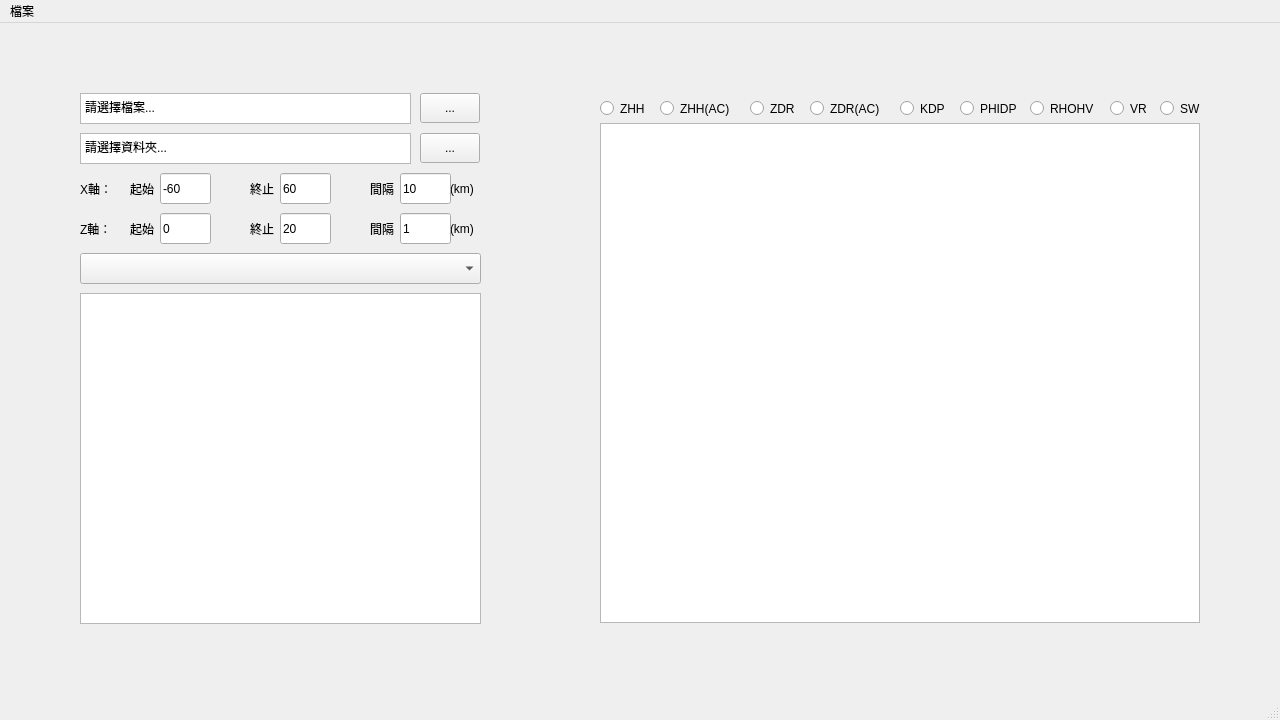
<?xml version="1.0" encoding="UTF-8"?>
<ui version="4.0">
 <class>MainWindow</class>
 <widget class="QMainWindow" name="MainWindow">
  <property name="geometry">
   <rect>
    <x>0</x>
    <y>0</y>
    <width>1280</width>
    <height>720</height>
   </rect>
  </property>
  <property name="windowTitle">
   <string>MainWindow</string>
  </property>
  <widget class="QWidget" name="centralwidget">
   <widget class="QFrame" name="frame">
    <property name="geometry">
     <rect>
      <x>600</x>
      <y>100</y>
      <width>600</width>
      <height>500</height>
     </rect>
    </property>
    <property name="focusPolicy">
     <enum>Qt::NoFocus</enum>
    </property>
    <property name="frameShape">
     <enum>QFrame::StyledPanel</enum>
    </property>
    <property name="frameShadow">
     <enum>QFrame::Raised</enum>
    </property>
    <property name="lineWidth">
     <number>1</number>
    </property>
    <widget class="QGraphicsView" name="graphicsView">
     <property name="geometry">
      <rect>
       <x>0</x>
       <y>0</y>
       <width>600</width>
       <height>500</height>
      </rect>
     </property>
     <property name="verticalScrollBarPolicy">
      <enum>Qt::ScrollBarAlwaysOff</enum>
     </property>
     <property name="horizontalScrollBarPolicy">
      <enum>Qt::ScrollBarAlwaysOff</enum>
     </property>
    </widget>
   </widget>
   <widget class="QTextBrowser" name="textBrowserFile">
    <property name="geometry">
     <rect>
      <x>80</x>
      <y>70</y>
      <width>331</width>
      <height>31</height>
     </rect>
    </property>
    <property name="html">
     <string>&lt;!DOCTYPE HTML PUBLIC &quot;-//W3C//DTD HTML 4.0//EN&quot; &quot;http://www.w3.org/TR/REC-html40/strict.dtd&quot;&gt;
&lt;html&gt;&lt;head&gt;&lt;meta name=&quot;qrichtext&quot; content=&quot;1&quot; /&gt;&lt;style type=&quot;text/css&quot;&gt;
p, li { white-space: pre-wrap; }
&lt;/style&gt;&lt;/head&gt;&lt;body style=&quot; font-family:'PMingLiU'; font-size:9pt; font-weight:400; font-style:normal;&quot;&gt;
&lt;p style=&quot; margin-top:0px; margin-bottom:0px; margin-left:0px; margin-right:0px; -qt-block-indent:0; text-indent:0px;&quot;&gt;請選擇檔案...&lt;/p&gt;&lt;/body&gt;&lt;/html&gt;</string>
    </property>
   </widget>
   <widget class="QToolButton" name="toolButtonFile">
    <property name="geometry">
     <rect>
      <x>420</x>
      <y>70</y>
      <width>60</width>
      <height>30</height>
     </rect>
    </property>
    <property name="mouseTracking">
     <bool>false</bool>
    </property>
    <property name="text">
     <string>...</string>
    </property>
   </widget>
   <widget class="QListView" name="listView">
    <property name="geometry">
     <rect>
      <x>80</x>
      <y>270</y>
      <width>401</width>
      <height>331</height>
     </rect>
    </property>
    <property name="editTriggers">
     <set>QAbstractItemView::NoEditTriggers</set>
    </property>
    <property name="selectionMode">
     <enum>QAbstractItemView::SingleSelection</enum>
    </property>
    <property name="textElideMode">
     <enum>Qt::ElideRight</enum>
    </property>
    <property name="viewMode">
     <enum>QListView::ListMode</enum>
    </property>
   </widget>
   <widget class="QTextBrowser" name="textBrowserDir">
    <property name="geometry">
     <rect>
      <x>80</x>
      <y>110</y>
      <width>331</width>
      <height>31</height>
     </rect>
    </property>
    <property name="html">
     <string>&lt;!DOCTYPE HTML PUBLIC &quot;-//W3C//DTD HTML 4.0//EN&quot; &quot;http://www.w3.org/TR/REC-html40/strict.dtd&quot;&gt;
&lt;html&gt;&lt;head&gt;&lt;meta name=&quot;qrichtext&quot; content=&quot;1&quot; /&gt;&lt;style type=&quot;text/css&quot;&gt;
p, li { white-space: pre-wrap; }
&lt;/style&gt;&lt;/head&gt;&lt;body style=&quot; font-family:'PMingLiU'; font-size:9pt; font-weight:400; font-style:normal;&quot;&gt;
&lt;p style=&quot; margin-top:0px; margin-bottom:0px; margin-left:0px; margin-right:0px; -qt-block-indent:0; text-indent:0px;&quot;&gt;請選擇資料夾...&lt;/p&gt;&lt;/body&gt;&lt;/html&gt;</string>
    </property>
   </widget>
   <widget class="QToolButton" name="toolButtonDir">
    <property name="geometry">
     <rect>
      <x>420</x>
      <y>110</y>
      <width>60</width>
      <height>30</height>
     </rect>
    </property>
    <property name="mouseTracking">
     <bool>false</bool>
    </property>
    <property name="text">
     <string>...</string>
    </property>
   </widget>
   <widget class="QLabel" name="label">
    <property name="geometry">
     <rect>
      <x>80</x>
      <y>150</y>
      <width>41</width>
      <height>31</height>
     </rect>
    </property>
    <property name="text">
     <string>X軸：</string>
    </property>
   </widget>
   <widget class="QLabel" name="label_2">
    <property name="geometry">
     <rect>
      <x>130</x>
      <y>150</y>
      <width>31</width>
      <height>31</height>
     </rect>
    </property>
    <property name="text">
     <string>起始</string>
    </property>
   </widget>
   <widget class="QLabel" name="label_3">
    <property name="geometry">
     <rect>
      <x>250</x>
      <y>150</y>
      <width>31</width>
      <height>31</height>
     </rect>
    </property>
    <property name="text">
     <string>終止</string>
    </property>
   </widget>
   <widget class="QLabel" name="label_4">
    <property name="geometry">
     <rect>
      <x>370</x>
      <y>150</y>
      <width>31</width>
      <height>31</height>
     </rect>
    </property>
    <property name="text">
     <string>間隔</string>
    </property>
   </widget>
   <widget class="QLabel" name="label_5">
    <property name="geometry">
     <rect>
      <x>450</x>
      <y>150</y>
      <width>31</width>
      <height>31</height>
     </rect>
    </property>
    <property name="text">
     <string>(km)</string>
    </property>
   </widget>
   <widget class="QLabel" name="label_6">
    <property name="geometry">
     <rect>
      <x>80</x>
      <y>190</y>
      <width>41</width>
      <height>31</height>
     </rect>
    </property>
    <property name="text">
     <string>Z軸：</string>
    </property>
   </widget>
   <widget class="QLabel" name="label_7">
    <property name="geometry">
     <rect>
      <x>130</x>
      <y>190</y>
      <width>31</width>
      <height>31</height>
     </rect>
    </property>
    <property name="text">
     <string>起始</string>
    </property>
   </widget>
   <widget class="QLabel" name="label_8">
    <property name="geometry">
     <rect>
      <x>250</x>
      <y>190</y>
      <width>31</width>
      <height>31</height>
     </rect>
    </property>
    <property name="text">
     <string>終止</string>
    </property>
   </widget>
   <widget class="QLabel" name="label_9">
    <property name="geometry">
     <rect>
      <x>370</x>
      <y>190</y>
      <width>31</width>
      <height>31</height>
     </rect>
    </property>
    <property name="text">
     <string>間隔</string>
    </property>
   </widget>
   <widget class="QLabel" name="label_10">
    <property name="geometry">
     <rect>
      <x>450</x>
      <y>190</y>
      <width>31</width>
      <height>31</height>
     </rect>
    </property>
    <property name="text">
     <string>(km)</string>
    </property>
   </widget>
   <widget class="QLineEdit" name="lineEditXMin">
    <property name="geometry">
     <rect>
      <x>160</x>
      <y>150</y>
      <width>51</width>
      <height>31</height>
     </rect>
    </property>
    <property name="inputMethodHints">
     <set>Qt::ImhDigitsOnly</set>
    </property>
    <property name="text">
     <string>-60</string>
    </property>
   </widget>
   <widget class="QLineEdit" name="lineEditXMax">
    <property name="geometry">
     <rect>
      <x>280</x>
      <y>150</y>
      <width>51</width>
      <height>31</height>
     </rect>
    </property>
    <property name="inputMethodHints">
     <set>Qt::ImhDigitsOnly</set>
    </property>
    <property name="text">
     <string>60</string>
    </property>
   </widget>
   <widget class="QLineEdit" name="lineEditXInt">
    <property name="geometry">
     <rect>
      <x>400</x>
      <y>150</y>
      <width>51</width>
      <height>31</height>
     </rect>
    </property>
    <property name="inputMethodHints">
     <set>Qt::ImhDigitsOnly</set>
    </property>
    <property name="text">
     <string>10</string>
    </property>
   </widget>
   <widget class="QLineEdit" name="lineEditZMax">
    <property name="geometry">
     <rect>
      <x>280</x>
      <y>190</y>
      <width>51</width>
      <height>31</height>
     </rect>
    </property>
    <property name="inputMethodHints">
     <set>Qt::ImhDigitsOnly</set>
    </property>
    <property name="text">
     <string>20</string>
    </property>
   </widget>
   <widget class="QLineEdit" name="lineEditZMin">
    <property name="geometry">
     <rect>
      <x>160</x>
      <y>190</y>
      <width>51</width>
      <height>31</height>
     </rect>
    </property>
    <property name="inputMethodHints">
     <set>Qt::ImhDigitsOnly</set>
    </property>
    <property name="text">
     <string>0</string>
    </property>
   </widget>
   <widget class="QLineEdit" name="lineEditZInt">
    <property name="geometry">
     <rect>
      <x>400</x>
      <y>190</y>
      <width>51</width>
      <height>31</height>
     </rect>
    </property>
    <property name="inputMethodHints">
     <set>Qt::ImhDigitsOnly</set>
    </property>
    <property name="text">
     <string>1</string>
    </property>
   </widget>
   <widget class="QComboBox" name="comboBox">
    <property name="geometry">
     <rect>
      <x>80</x>
      <y>230</y>
      <width>401</width>
      <height>31</height>
     </rect>
    </property>
   </widget>
   <widget class="QRadioButton" name="radioButtonZhh">
    <property name="geometry">
     <rect>
      <x>600</x>
      <y>70</y>
      <width>61</width>
      <height>31</height>
     </rect>
    </property>
    <property name="text">
     <string>ZHH</string>
    </property>
   </widget>
   <widget class="QRadioButton" name="radioButtonZdr">
    <property name="geometry">
     <rect>
      <x>750</x>
      <y>70</y>
      <width>61</width>
      <height>31</height>
     </rect>
    </property>
    <property name="text">
     <string>ZDR</string>
    </property>
   </widget>
   <widget class="QRadioButton" name="radioButtonKdp">
    <property name="geometry">
     <rect>
      <x>900</x>
      <y>70</y>
      <width>61</width>
      <height>31</height>
     </rect>
    </property>
    <property name="text">
     <string>KDP</string>
    </property>
   </widget>
   <widget class="QRadioButton" name="radioButtonPhidp">
    <property name="geometry">
     <rect>
      <x>960</x>
      <y>70</y>
      <width>71</width>
      <height>31</height>
     </rect>
    </property>
    <property name="text">
     <string>PHIDP</string>
    </property>
   </widget>
   <widget class="QRadioButton" name="radioButtonRhohv">
    <property name="geometry">
     <rect>
      <x>1030</x>
      <y>70</y>
      <width>71</width>
      <height>31</height>
     </rect>
    </property>
    <property name="text">
     <string>RHOHV</string>
    </property>
   </widget>
   <widget class="QRadioButton" name="radioButtonVr">
    <property name="geometry">
     <rect>
      <x>1110</x>
      <y>70</y>
      <width>51</width>
      <height>31</height>
     </rect>
    </property>
    <property name="text">
     <string>VR</string>
    </property>
   </widget>
   <widget class="QRadioButton" name="radioButtonSw">
    <property name="geometry">
     <rect>
      <x>1160</x>
      <y>70</y>
      <width>51</width>
      <height>31</height>
     </rect>
    </property>
    <property name="text">
     <string>SW</string>
    </property>
   </widget>
   <widget class="QRadioButton" name="radioButtonZhhAC">
    <property name="geometry">
     <rect>
      <x>660</x>
      <y>70</y>
      <width>81</width>
      <height>31</height>
     </rect>
    </property>
    <property name="text">
     <string>ZHH(AC)</string>
    </property>
   </widget>
   <widget class="QRadioButton" name="radioButtonZdrAC">
    <property name="geometry">
     <rect>
      <x>810</x>
      <y>70</y>
      <width>81</width>
      <height>31</height>
     </rect>
    </property>
    <property name="text">
     <string>ZDR(AC)</string>
    </property>
   </widget>
  </widget>
  <widget class="QMenuBar" name="menubar">
   <property name="geometry">
    <rect>
     <x>0</x>
     <y>0</y>
     <width>1280</width>
     <height>25</height>
    </rect>
   </property>
   <widget class="QMenu" name="menu">
    <property name="title">
     <string>檔案</string>
    </property>
    <addaction name="actionOpenFile"/>
    <addaction name="actionOpenDir"/>
    <addaction name="separator"/>
    <addaction name="actionExit"/>
   </widget>
   <addaction name="menu"/>
  </widget>
  <widget class="QStatusBar" name="statusbar"/>
  <action name="actionOpenDir">
   <property name="text">
    <string>開啟資料夾...</string>
   </property>
   <property name="iconText">
    <string>開啟資料夾...</string>
   </property>
   <property name="toolTip">
    <string>開啟資料夾...</string>
   </property>
  </action>
  <action name="actionExit">
   <property name="text">
    <string>結束</string>
   </property>
  </action>
  <action name="actionOpenFile">
   <property name="text">
    <string>開啟檔案...</string>
   </property>
   <property name="iconText">
    <string>開啟檔案...</string>
   </property>
   <property name="toolTip">
    <string>開啟檔案...</string>
   </property>
  </action>
 </widget>
 <resources/>
 <connections/>
</ui>
